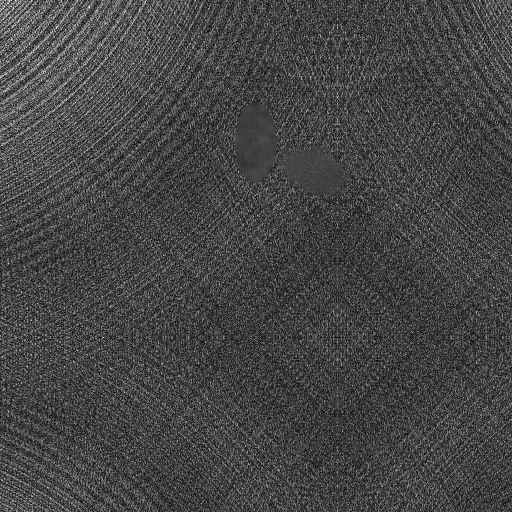
#> input picture Cl_1_2_AB.png, 512 x 512 px
$ python FeatureExtraction_example.py   (older library calls are emulated)
#> lines starting #> are read from the running program, lines starting #| are printed output that depends on the picture
### localbinarypatterns.py
# import the necessary packages
from skimage import feature
import numpy as np

class LocalBinaryPatterns:
	def __init__(self, numPoints, radius):
		# store the number of points and radius
		self.numPoints = numPoints
		self.radius = radius

	def describe(self, image, eps=1e-7):
		# compute the Local Binary Pattern representation
		# of the image, and then use the LBP representation
		# to build the histogram of patterns
		lbp = feature.local_binary_pattern(image, self.numPoints,
			self.radius, method="default")
		(hist, _) = np.histogram(lbp.ravel(),
			bins=np.arange(0, self.numPoints + 3),
			range=(0, self.numPoints + 2))

		# normalize the histogram
		hist = hist.astype("float")
		hist /= (hist.sum() + eps)

		# return the histogram of Local Binary Patterns
		return hist

### FeatureExtraction_example.py
# -*- coding: utf-8 -*-
"""
Created on Thu Feb  2 19:09:56 2017

@author: josemiguelarrieta
"""
#Load libraries
import os
import cv2
import mahotas.features
os.chdir('Documents/SIVA')
from localbinarypatterns import LocalBinaryPatterns
from balu.ImageProcessing import Bim_segbalu
from Bfx_basicint import Bfx_basicint
from skimage.feature import hog
import numpy as np
from mahotas.features import surf
from pylab import imshow,show


#Load Image
filename = 'Cl_1_2_AB.png'
image = cv2.imread(filename)
#> image is the input picture: shape (512, 512, 3); min 0, max 255, mean 69.3

#convert image to grayscale
gray_image = cv2.cvtColor(image, cv2.COLOR_BGR2GRAY)

#LBP Features
desc = LocalBinaryPatterns(12, 4)
lbp_hist = desc.describe(gray_image)
#> in describe, `lbp = feature.local_binary_pattern(image, self.numPoints, self.radius,..`:
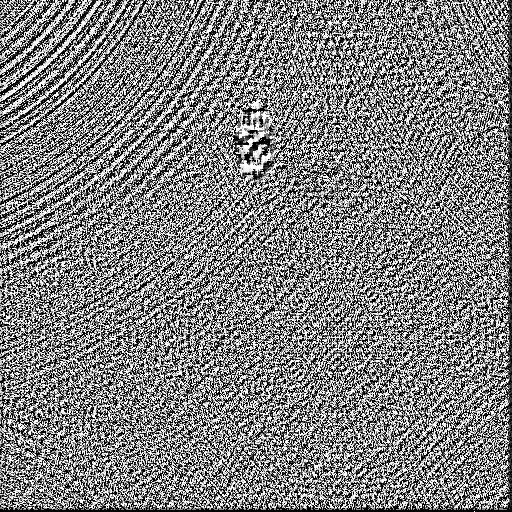
#> lbp: shape (512, 512) float64; min 0, max 4095, mean 2069.4; drawn with min black and max white
#> in describe, `(hist, _) = np.histogram(lbp.ravel(), bins=np.arange(0, self.numPoints..`: hist = [27675, 2567, 1281, 314, 1669, 354, 223, 108, 2428, 458, 307, 134, 386, 225]
#> in describe, `hist /= (hist.sum() + eps)`: hist = [0.726, 0.0673, 0.0336, 0.00824, 0.0438, 0.00928, 0.00585, 0.00283, 0.0637, 0.012, 0.00805, 0.00351, 0.0101, 0.0059]
#> lbp_hist has the same summary as hist in describe
lbp_hist = lbp_hist.reshape(1,len(lbp_hist))

#Bfx_Basicint
#> (the run stopped early here; a loop or call above may not have finished)
